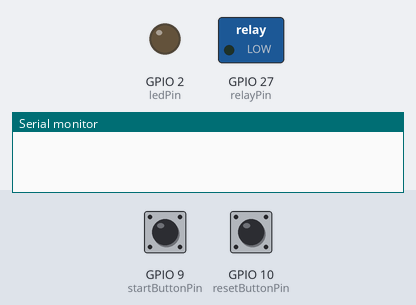
Simulated run of this sketch. Board: ESP32. Parts: switched loads named in the sketch (green lamp = pin HIGH), output pins drawn as LEDs (lit = HIGH), the last lines printed to the serial monitor. The inputs (shaded band) are chosen by the test bench; at power-on: GPIO 9 (startButtonPin) HIGH, GPIO 10 (resetButtonPin) HIGH.

Above: at 1.2 s.
1.3 s: GPIO 9 (startButtonPin) pulled LOW for 0.15 s
At 2.8 s:
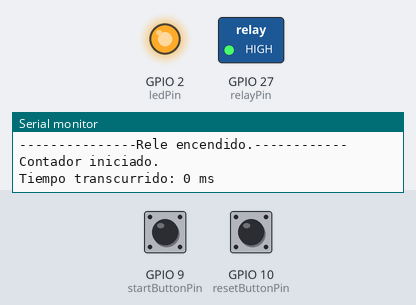
3.5 s: GPIO 10 (resetButtonPin) pulled LOW for 0.15 s
At 4.4 s:
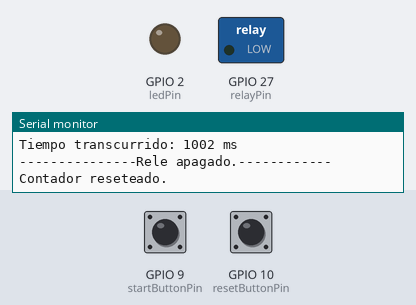
5.5 s: GPIO 9 (startButtonPin) pulled LOW for 1 s
At 7.2 s:
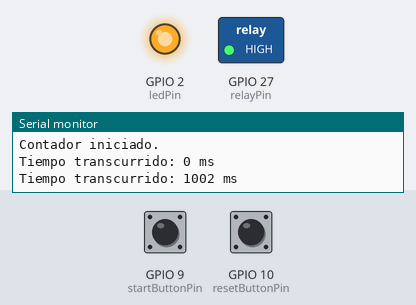
8.0 s: GPIO 10 (resetButtonPin) pulled LOW for 1 s
At 8.8 s:
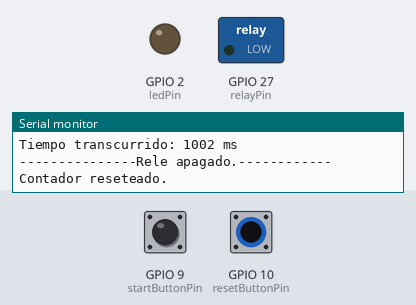
Timing chart, 0 to 11.0 s (numbered marks = the images above; inputs shaded):
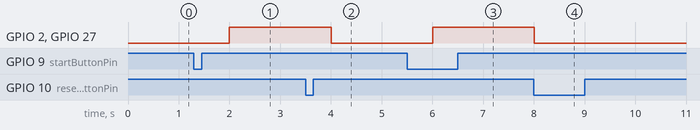

The sketch:

sketch_jun14b.ino
```cpp
#include <Arduino.h>

const int startButtonPin = 9;
const int resetButtonPin = 10;
const int ledPin = 2;
const int relayPin = 27; // Pin para controlar el relé

volatile bool startFlag = false;
volatile bool resetFlag = false;
bool running = false; // Indicador de si el contador está en ejecución
unsigned long startTime = 0;
unsigned long duration = 30000; // 30 segundos

const unsigned long debounceDelay = 100; // Tiempo de debounce en milisegundos
volatile unsigned long lastStartPressTime = 0;
volatile unsigned long lastResetPressTime = 0;

void IRAM_ATTR onStartButtonPress() {
  unsigned long currentTime = millis();
  if (currentTime - lastStartPressTime > debounceDelay) {
    startFlag = true;
    lastStartPressTime = currentTime;
  }
}

void IRAM_ATTR onResetButtonPress() {
  unsigned long currentTime = millis();
  if (currentTime - lastResetPressTime > debounceDelay) {
    resetFlag = true;
    lastResetPressTime = currentTime;
  }
}

void setup() {
  Serial.begin(115200);

  pinMode(startButtonPin, INPUT_PULLUP);
  pinMode(resetButtonPin, INPUT_PULLUP);
  pinMode(ledPin, OUTPUT);
  pinMode(relayPin, OUTPUT);

  digitalWrite(relayPin, LOW); // Inicialmente apaga el relé

  attachInterrupt(digitalPinToInterrupt(startButtonPin), onStartButtonPress, FALLING);
  attachInterrupt(digitalPinToInterrupt(resetButtonPin), onResetButtonPress, FALLING);
}

void loop() {
  if (startFlag) {
    startFlag = false;
    startTime = millis();
    running = true;
    digitalWrite(ledPin, HIGH);
    digitalWrite(relayPin, HIGH); // Enciende el relé
    Serial.println("---------------Rele encendido.------------");
    Serial.println("Contador iniciado.");
    Serial.flush(); // Asegura que se envíen todos los datos antes de continuar
  }

  if (resetFlag) {
    resetFlag = false;
    running = false;
    digitalWrite(ledPin, LOW);
    digitalWrite(relayPin, LOW); // Apaga el relé
    Serial.println("---------------Rele apagado.------------");
    Serial.println("Contador reseteado.");
    Serial.flush(); // Asegura que se envíen todos los datos antes de continuar
  }

  if (running) {
    unsigned long elapsedTime = millis() - startTime;
    Serial.print("Tiempo transcurrido: ");
    Serial.print(elapsedTime);
    Serial.println(" ms");
  }

  if (millis() - startTime >= duration && digitalRead(ledPin) == HIGH) {
    running = false;
    digitalWrite(ledPin, LOW);
    digitalWrite(relayPin, LOW); // Apaga el relé
    Serial.println("---------------Rele Apagado.------------");
    Serial.println("Contador finalizado.");
    Serial.flush(); // Asegura que se envíen todos los datos antes de continuar
  }

  // Pequeña pausa para evitar un loop demasiado rápido
  delay(1000); // Mostrar el tiempo transcurrido cada segundo
}
```

Measured:
- after the input at 1.3 s, GPIO 2 (ledPin), GPIO 27 (relayPin): LOW → HIGH after 0.70 s
- after the input at 3.5 s, GPIO 2 (ledPin), GPIO 27 (relayPin): HIGH → LOW after 0.50 s
- after the input at 5.5 s, GPIO 2 (ledPin), GPIO 27 (relayPin): LOW → HIGH after 0.50 s
- after the input at 8.0 s, GPIO 2 (ledPin), GPIO 27 (relayPin): HIGH → LOW at once
